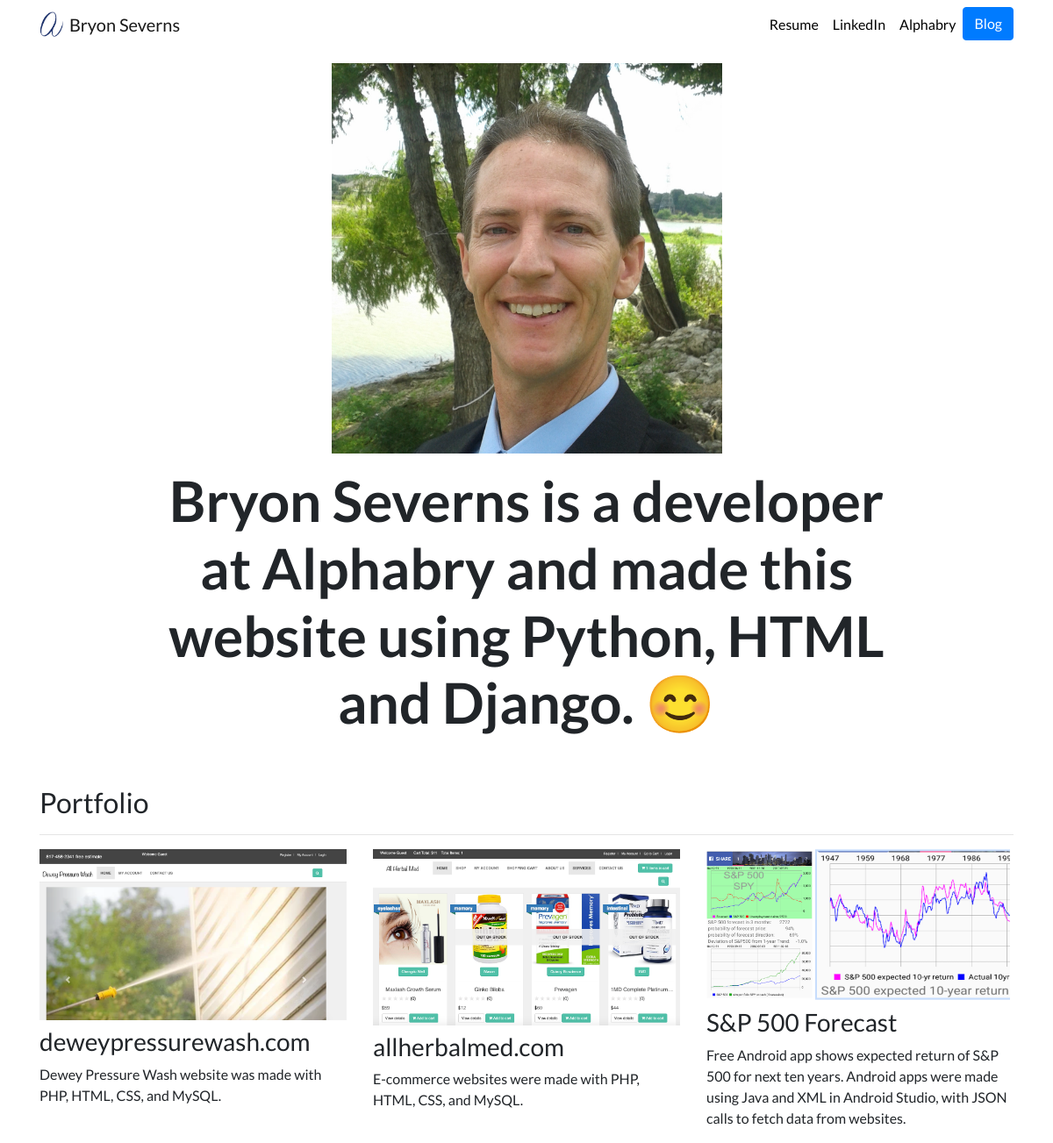
Before: / with the older database file.
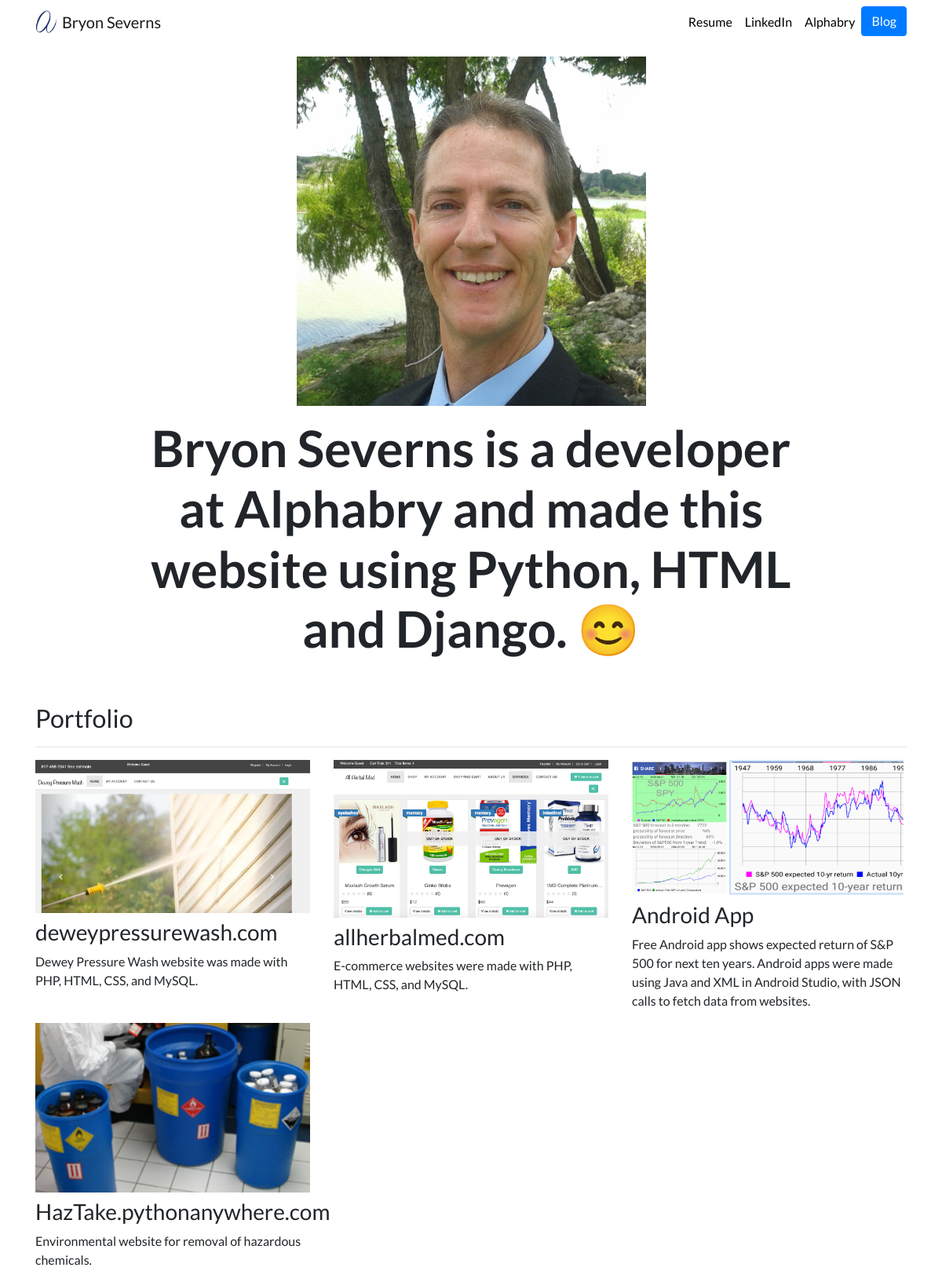
After: the same page with the newer database file.
### portfolio/models.py (models this page shows, shortened)
class Project(models.Model):
    title = models.CharField(max_length=100)
    description = models.CharField(max_length=250)
    image = models.ImageField(upload_to='portfolio/images/')
    url = models.URLField(blank=True)

### portfolio/views.py (the view)
# urls.py: 2. Add a URL to urlpatterns:  path('', views.home, name='home')
def home(request):
    projects = Project.objects.all()
    return render(request, 'portfolio/home.html', {'projects':projects})

### portfolio/templates/portfolio/home.html
{% extends 'portfolio/base.html' %}
{% load static %}
{% block content %}
    <div class="row justify-content-center my-3">
      <div class="col-5">
        <img src="{% static 'portfolio/b.jpg' %}" class="img-fluid">
      </div>
    </div>
    <div class="row justify-content-center mb-3">
      <div class="col-md-9 text-center">
        <h2 id="hometext" class="font-weight-bold">Bryon Severns is a developer at Alphabry and made this website using Python, HTML and Django. 😊</h2>
      </div>
    </div>
    <h2 class="mt-5">Portfolio</h2>
<hr>
<div class="row">
  {% for project in projects %}
  <div class="col-lg-4 col-md-6">
    {% if project.url %}
    <a href="{{ project.url }}">
      <img src="{{ project.image.url }}" class="img-fluid mb-2">
    </a>
    {% else %}
    <img src="{{ project.image.url }}" class="img-fluid mb-2">
    {% endif %}
    <h3>{{ project.title }}</h3>
    <p>{{ project.description }}</p>
  </div>
  {% endfor %}
</div>
{% endblock %}

### portfolio/templates/portfolio/base.html (shortened to what this page needs)
{% load static %}
<!doctype html>
<html lang="en">
<head>
  <link rel="stylesheet" href="https://stackpath.bootstrapcdn.com/bootstrap/4.4.1/css/bootstrap.min.css">
  <link rel="stylesheet" href="{% static "portfolio/custom.css" %}">
</head>
<body>
  <nav id="topNav" class="navbar navbar-expand-md navbar-light">
    <div class="container">
      <a class="navbar-brand" href="{% url 'home' %}">
        <img src="{% static "portfolio/Logo.png" %}" width="30" height="30" class="d-inline-block align-top" alt="Alphabry Logo">
        <span>Bryon Severns</span>
      </a>
      <div class="collapse navbar-collapse text-center" id="navbarNav">
        <ul class="navbar-nav ml-auto">
          <li class="nav-item">
            <a class="nav-link" href="{% static "portfolio/aResumeCode.pdf" %}">Resume</a>
          </li>
          <li class="nav-item">
            <a class="nav-link" href="https://www.linkedin.com/in/bryon-severns-7b230315/" target="_blank">LinkedIn</a>
          </li>
          <li class="nav-item">
            <a class="nav-link" href="http://Alphabry.xyz" target="_blank">Alphabry</a>
          </li>
          <li>
            <a role="button" href="{% url 'blog:all_blogs' %}" class="btn btn-primary">Blog</a>
          </li>
        </ul>
      </div>
    </div>
  </nav>
  <div class="container">
    {% block content %}{% endblock %}
  </div>
</body>
</html>

### portfolio/static/portfolio/custom.css (style rules this page uses)
.navbar-nav .nav-link { color: rgba(0,0,0,1) !important; }
body { font-family: 'Lato', sans-serif; }
@media (min-width: 992px) { #hometext { font-size: 4rem; } }

Changed rows visible on the page:
changed Project: title "S&P 500 Forecast" → "Android App"
added Project: image (picture), title "HazTake.pythonanywhere.com", description "Environmental website for removal of hazardous chemicals."
